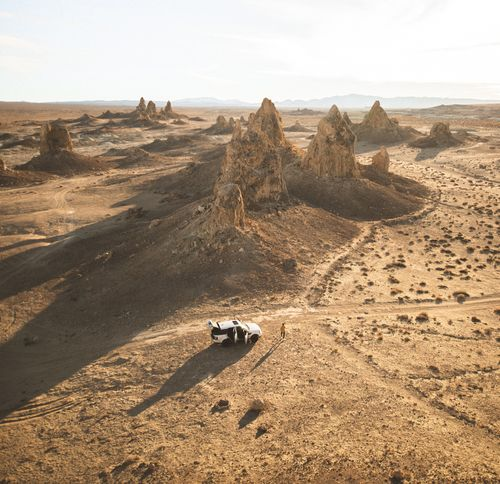
#> input picture images/desert.jpg, 500 x 484 px, found by its file name
$ python 01_image_denoising.py
#> lines starting #> are read from the running program, lines starting #| are printed output that depends on the picture
# https://docs.opencv.org/master/d5/d69/tutorial_py_non_local_means.html

#* Non-local Means Denoising algorithm
# ---------------------------------------------------------------------------- #
#* cv.fastNlMeansDenoising() - works with a single grayscale images
#* cv.fastNlMeansDenoisingColored() - works with a color image.
#* cv.fastNlMeansDenoisingMulti() - works with image sequence captured in short period of time (grayscale images)
#* cv.fastNlMeansDenoisingColoredMulti() - same as above, but for color images.
# ---------------------------------------------------------------------------- #

import cv2

image = cv2.imread("images\\desert.jpg")
#> image is the input picture: shape (484, 500, 3); mean B, G, R 123.7, 148.1, 171
gray = cv2.cvtColor(image, cv2.COLOR_BGR2GRAY)
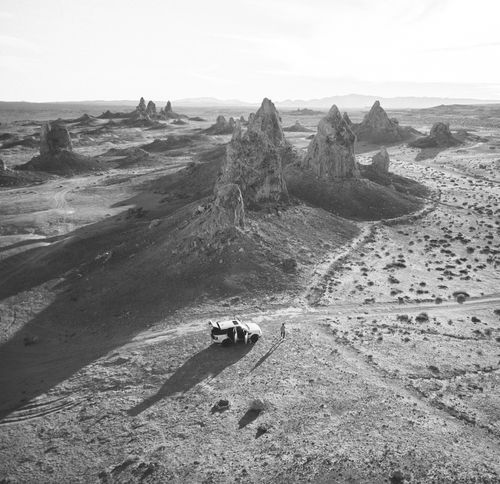
#> gray: shape (484, 500); min 17, max 255, mean 152.2

dst1 = cv2.fastNlMeansDenoisingColored(image, None, 10, 10, 7, 21)
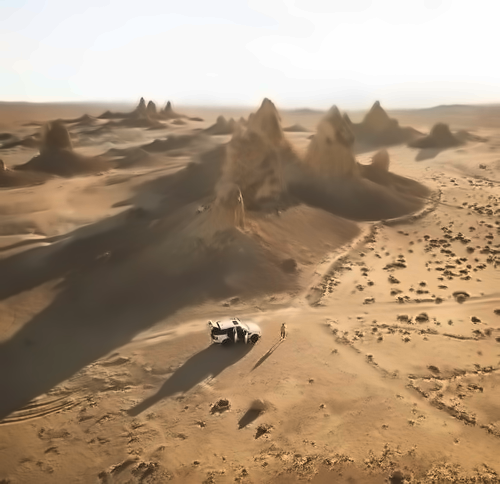
#> dst1: shape (484, 500, 3); mean B, G, R 122.6, 147.5, 170.7
dst2 = cv2.fastNlMeansDenoising(gray, None, 10, 7, 21)

# display all images
cv2.imshow("Original Image", image)
cv2.imshow("Gray image", gray)
cv2.imshow("Denoised color image", dst1)
cv2.imshow("Denoised Gray image", dst2)

cv2.waitKey(0)
cv2.destroyAllWindows()

$ run again, with images/2.jpg copied over images/desert.jpg
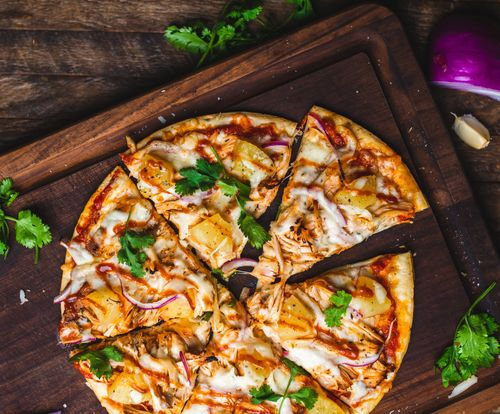
#> input picture images/2.jpg, 500 x 414 px, found by its file name
#> image is the input picture: shape (414, 500, 3); mean B, G, R 53.9, 84.7, 117.8
#> `gray = cv2.cvtColor(image, cv2.COLOR_BGR2GRAY)`:
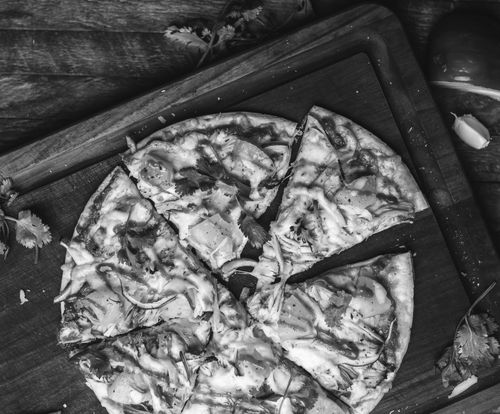
#> gray: shape (414, 500); min 4, max 255, mean 91.1
#> `dst1 = cv2.fastNlMeansDenoisingColored(image, None, 10, 10, 7, 21)`:
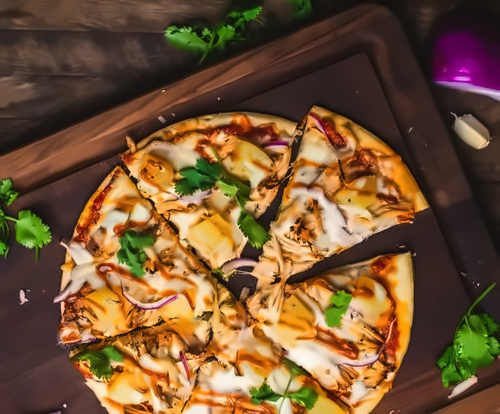
#> dst1: shape (414, 500, 3); mean B, G, R 52.1, 84.1, 117.6

$ run again, with images/building.jpg copied over images/desert.jpg
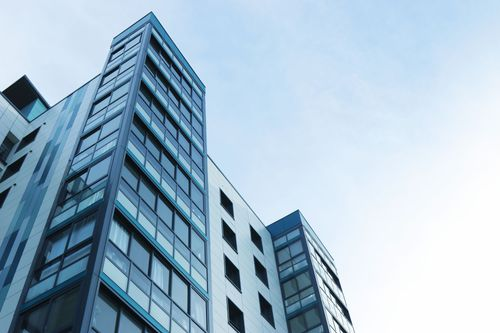
#> input picture images/building.jpg, 500 x 333 px, found by its file name
#> image is the input picture: shape (333, 500, 3); mean B, G, R 203.9, 186.3, 162.6
#> `gray = cv2.cvtColor(image, cv2.COLOR_BGR2GRAY)`:
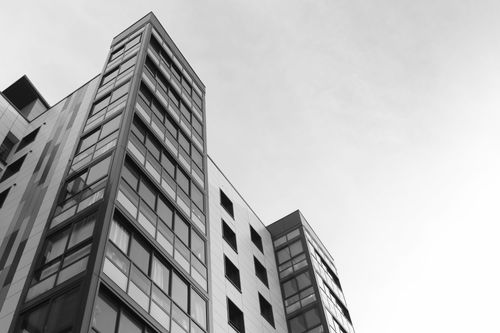
#> gray: shape (333, 500); min 1, max 255, mean 181.2
